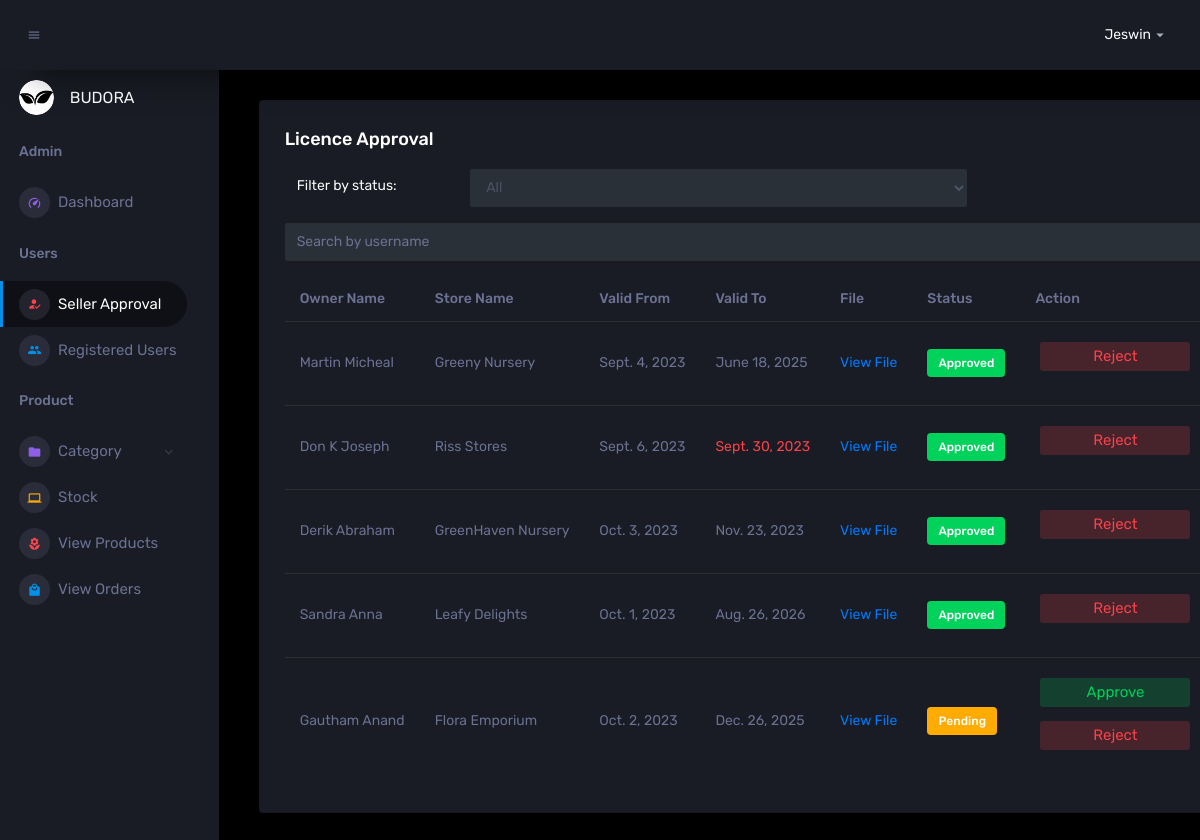
Page /dashlegal (signed in) on the committed database.
### user/models.py (models this page shows)
class Certification(models.Model):
    APPROVED = 'approved'
    REJECTED = 'rejected'
    PENDING = 'pending'
    APPROVAL_CHOICES = [
        (APPROVED, 'Approved'),
        (REJECTED, 'Rejected'),
        (PENDING, 'Pending'),
    ]
    DAY_CHOICES = [
        ('monday', 'Monday'),
        ('tuesday', 'Tuesday'),
        ('wednesday', 'Wednesday'),
        ('thursday', 'Thursday'),
        ('friday', 'Friday'),
        ('saturday', 'Saturday'),
        ('sunday', 'Sunday'),
    ]
    user = models.ForeignKey(User, on_delete=models.CASCADE, default=1)
    certification_image = models.ImageField(upload_to='certification_image/', null=True, blank=True)
    owner_name = models.CharField(max_length=100)  # Change 'first_name' to 'owner_name'
    store_name = models.CharField(max_length=100)  # Add 'store_name' field
    expiry_date_from = models.DateField()
    expiry_date_to = models.DateField()
    timestamp = models.DateTimeField(auto_now_add=True)
    opening_time = models.TimeField(null=True, blank=True)
    closing_time = models.TimeField(null=True, blank=True)
    opening_days = models.CharField(max_length=100, choices=DAY_CHOICES, blank=True)  # Field with day choices
    store_image = models.ImageField(upload_to='store_images/', null=True, blank=True)
    is_approved = models.CharField(
        max_length=10,
        choices=APPROVAL_CHOICES,
        default=PENDING,
    )

### user/views.py (the view)
# urls.py: path('dashlegal', views.dashlegal, name='dashlegal'),
@login_required
def dashlegal(request):
    seller_applications = Certification.objects.all()
    today = timezone.now().date()
    user_roles = {}
    for application in seller_applications:
        user = get_object_or_404(User, id=application.user_id)
        user_roles[application.id] = {
            'is_admin': user.is_superuser,
            'is_customer': user,
            'is_seller': user.is_staff
        }
    context = {
        'seller_applications': seller_applications,
        'user_roles': user_roles,  # Include user roles in the context
        'today': today,
    }
    return render(request, 'admin/dashlegal.html', context)

### templates/admin/dashlegal.html (shortened to what this page needs)
{% extends 'admin/base1.html' %}
{% load static %}
{% block content %}
<div class="col-lg-12 grid-margin stretch-card">
    <div class="card">
      <div class="card-body">
            <h4 class="card-title">Licence Approval</h4>
            <p class="card-description">
                <div class="col-md-9">
                <div class="form-group row">
                <label for="status-filter" class="filter-label col-sm-3 col-form-label">Filter by status:</label>
                <div class="col-sm-9">
                <select id="status-filter" class="filter-select form-control">
                    <option value="all">All</option>
                </select>
                </div>
                </div>
            </p>
        </div>
                <form class="search-form" id="searchform">
                    <input type="text" id="name" name="name" class="search-input form-control" placeholder="Search by username">
                </form>
            <div class="table-responsive">
            <table class="application-list table table-hover">
                <thead>
                    <tr>
                        <th>Owner Name</th>
                        <th>Store Name</th>
                        <th>Valid From</th>
                        <th>Valid To</th>
                        <th>File</th>
                        <th>Status</th>
                        <th>Action</th>
                    </tr>
                </thead>
                <tbody>
                    {% for application in seller_applications %}
                    <tr>
                        <td>{{ application.owner_name }}</td>
                        <td>{{ application.store_name }}</td>
                        <td>{{ application.expiry_date_from }}</td>
                        {% if application.expiry_date_to < today %}
                            <td class="text-danger" >{{ application.expiry_date_to }}</td>
                        {% else %}
                            <td>{{ application.expiry_date_to }}</td>
                        {% endif %}
                        <td>
                            {% if application.certification_image %}
                            <a href="{{ application.certification_image.url }}" target="_blank">View File</a>
                            {% else %}
                            No File Available
                            {% endif %}
                        </td>
                        <td id="status-cell-1">
                          {% if application.is_approved == 'pending' %}
                            <label class="badge badge-warning">Pending</label>
                          {% elif application.is_approved == 'approved' %}
                            <label class="badge badge-success">Approved</label>
                          {% elif application.is_approved == 'rejected' %}
                            <label class="badge badge-danger">Rejected</label>
                          {% else %}
                            <p> Not working </p>
                          {% endif %}
                        </td>
                        <td id="status-cell-1"  style="padding:20">
                        <div class="approval-status">
                      {% if application.is_approved == 'pending' %}
                      <form method="post" action="{% url 'approve_certification' application.id %}">
                        <button class="btn btn-inverse-success btn-fw" type="submit" >Approve</button>
                    </form>
                    <form method="post" action="{% url 'reject_certification' application.id %}">
                        <button class="btn btn-inverse-danger btn-fw" type="submit">Reject</button>
                    </form>
                      {% elif application.is_approved == 'approved' %}
                          <form method="post" action="{% url 'reject_certification' application.id %}">
                            <button class="btn btn-inverse-danger btn-fw" type="submit">Reject</button>
                        </form>
                      {% elif application.is_approved == 'rejected' %}
                          <form method="post" action="{% url 'approve_certification' application.id %}">
                              {% csrf_token %}
                              <button class="btn btn-inverse-success btn-fw" type="submit">Approve</button>
                          </form>
                      {% else %}
                        <p> Not working </p>
                      {% endif %}
                      </div>
                      </td>
                    </tr>
                    {% endfor %}
                </tbody>
            </table>
        </div>
    </div>
</div>
{% endblock %}

### rows in the picture
Certification: owner_name "Martin Micheal", store_name "Greeny Nursery", expiry_date_from "Sept. 4, 2023", expiry_date_to "June 18, 2025", is_approved "Approved"
Certification: owner_name "Don K Joseph", store_name "Riss Stores", expiry_date_from "Sept. 6, 2023", expiry_date_to "Sept. 30, 2023", is_approved "Approved"
Certification: owner_name "Derik Abraham", store_name "GreenHaven Nursery", expiry_date_from "Oct. 3, 2023", expiry_date_to "Nov. 23, 2023", is_approved "Approved"
Certification: owner_name "Sandra Anna", store_name "Leafy Delights", expiry_date_from "Oct. 1, 2023", expiry_date_to "Aug. 26, 2026", is_approved "Approved"
Certification: owner_name "Gautham Anand", store_name "Flora Emporium", expiry_date_from "Oct. 2, 2023", expiry_date_to "Dec. 26, 2025", is_approved "Pending"
